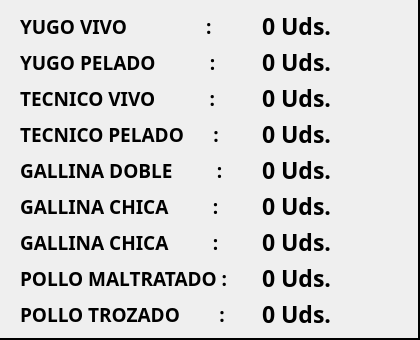
    <widget class="QFrame" name="frmTotales">
     <property name="geometry">
      <rect>
       <x>0</x>
       <y>640</y>
       <width>420</width>
       <height>340</height>
      </rect>
     </property>
     <property name="styleSheet">
      <string notr="true">border:2px solid black;
border-left:0;
border-top:0;</string>
     </property>
     <property name="frameShape">
      <enum>QFrame::StyledPanel</enum>
     </property>
     <property name="frameShadow">
      <enum>QFrame::Raised</enum>
     </property>
     <widget class="QLabel" name="lblTTecnicoVivo">
      <property name="geometry">
       <rect>
        <x>20</x>
        <y>83</y>
        <width>230</width>
        <height>30</height>
       </rect>
      </property>
      <property name="font">
       <font>
        <family>Poppins</family>
        <pointsize>14</pointsize>
        <weight>75</weight>
        <bold>true</bold>
       </font>
      </property>
      <property name="styleSheet">
       <string notr="true">border: none;</string>
      </property>
      <property name="text">
       <string>TECNICO VIVO           :</string>
      </property>
     </widget>
     <widget class="QLabel" name="txtCantYugoVivo">
      <property name="geometry">
       <rect>
        <x>262</x>
        <y>11</y>
        <width>140</width>
        <height>30</height>
       </rect>
      </property>
      <property name="font">
       <font>
        <family>Poppins</family>
        <pointsize>17</pointsize>
        <weight>75</weight>
        <bold>true</bold>
       </font>
      </property>
      <property name="styleSheet">
       <string notr="true">border: none;</string>
      </property>
      <property name="text">
       <string>0 Uds.</string>
      </property>
     </widget>
     <widget class="QLabel" name="lblTYugoVivo">
      <property name="geometry">
       <rect>
        <x>20</x>
        <y>11</y>
        <width>230</width>
        <height>30</height>
       </rect>
      </property>
      <property name="font">
       <font>
        <family>Poppins</family>
        <pointsize>14</pointsize>
        <weight>75</weight>
        <bold>true</bold>
       </font>
      </property>
      <property name="styleSheet">
       <string notr="true">border: none;</string>
      </property>
      <property name="text">
       <string>YUGO VIVO                :</string>
      </property>
     </widget>
     <widget class="QLabel" name="txtCantYugoPelado">
      <property name="geometry">
       <rect>
        <x>262</x>
        <y>47</y>
        <width>140</width>
        <height>30</height>
       </rect>
      </property>
      <property name="font">
       <font>
        <family>Poppins</family>
        <pointsize>17</pointsize>
        <weight>75</weight>
        <bold>true</bold>
       </font>
      </property>
      <property name="styleSheet">
       <string notr="true">border: none;</string>
      </property>
      <property name="text">
       <string>0 Uds.</string>
      </property>
     </widget>
     <widget class="QLabel" name="txtCantTecnicoVivo">
      <property name="geometry">
       <rect>
        <x>262</x>
        <y>83</y>
        <width>140</width>
        <height>30</height>
       </rect>
      </property>
      <property name="font">
       <font>
        <family>Poppins</family>
        <pointsize>17</pointsize>
        <weight>75</weight>
        <bold>true</bold>
       </font>
      </property>
      <property name="styleSheet">
       <string notr="true">border: none;</string>
      </property>
      <property name="text">
       <string>0 Uds.</string>
      </property>
     </widget>
     <widget class="QLabel" name="lblTYugoPelado">
      <property name="geometry">
       <rect>
        <x>20</x>
        <y>47</y>
        <width>230</width>
        <height>30</height>
       </rect>
      </property>
      <property name="font">
       <font>
        <family>Poppins</family>
        <pointsize>14</pointsize>
        <weight>75</weight>
        <bold>true</bold>
       </font>
      </property>
      <property name="styleSheet">
       <string notr="true">border: none;</string>
      </property>
      <property name="text">
       <string>YUGO PELADO           :</string>
      </property>
     </widget>
     <widget class="QLabel" name="lblTTecnicoPelado">
      <property name="geometry">
       <rect>
        <x>20</x>
        <y>119</y>
        <width>230</width>
        <height>30</height>
       </rect>
      </property>
      <property name="font">
       <font>
        <family>Poppins</family>
        <pointsize>14</pointsize>
        <weight>75</weight>
        <bold>true</bold>
       </font>
      </property>
      <property name="styleSheet">
       <string notr="true">border: none;</string>
      </property>
      <property name="text">
       <string>TECNICO PELADO      :</string>
      </property>
     </widget>
     <widget class="QLabel" name="txtCantTecnicoPelado">
      <property name="geometry">
       <rect>
        <x>262</x>
        <y>119</y>
        <width>140</width>
        <height>30</height>
       </rect>
      </property>
      <property name="font">
       <font>
        <family>Poppins</family>
        <pointsize>17</pointsize>
        <weight>75</weight>
        <bold>true</bold>
       </font>
      </property>
      <property name="styleSheet">
       <string notr="true">border: none;</string>
      </property>
      <property name="text">
       <string>0 Uds.</string>
      </property>
     </widget>
     <widget class="QLabel" name="lblTGallinaDoble">
      <property name="geometry">
       <rect>
        <x>20</x>
        <y>155</y>
        <width>230</width>
        <height>30</height>
       </rect>
      </property>
      <property name="font">
       <font>
        <family>Poppins</family>
        <pointsize>14</pointsize>
        <weight>75</weight>
        <bold>true</bold>
       </font>
      </property>
      <property name="styleSheet">
       <string notr="true">border: none;</string>
      </property>
      <property name="text">
       <string>GALLINA DOBLE         :</string>
      </property>
     </widget>
     <widget class="QLabel" name="txtCantGallinaDoble">
      <property name="geometry">
       <rect>
        <x>262</x>
        <y>155</y>
        <width>140</width>
        <height>30</height>
       </rect>
      </property>
      <property name="font">
       <font>
        <family>Poppins</family>
        <pointsize>17</pointsize>
        <weight>75</weight>
        <bold>true</bold>
       </font>
      </property>
      <property name="styleSheet">
       <string notr="true">border: none;</string>
      </property>
      <property name="text">
       <string>0 Uds.</string>
      </property>
     </widget>
     <widget class="QLabel" name="lblTGallinaChica">
      <property name="geometry">
       <rect>
        <x>20</x>
        <y>191</y>
        <width>230</width>
        <height>30</height>
       </rect>
      </property>
      <property name="font">
       <font>
        <family>Poppins</family>
        <pointsize>14</pointsize>
        <weight>75</weight>
        <bold>true</bold>
       </font>
      </property>
      <property name="styleSheet">
       <string notr="true">border: none;</string>
      </property>
      <property name="text">
       <string>GALLINA CHICA         :</string>
      </property>
     </widget>
     <widget class="QLabel" name="txtCantGallinaChica">
      <property name="geometry">
       <rect>
        <x>262</x>
        <y>191</y>
        <width>140</width>
        <height>30</height>
       </rect>
      </property>
      <property name="font">
       <font>
        <family>Poppins</family>
        <pointsize>17</pointsize>
        <weight>75</weight>
        <bold>true</bold>
       </font>
      </property>
      <property name="styleSheet">
       <string notr="true">border: none;</string>
      </property>
      <property name="text">
       <string>0 Uds.</string>
      </property>
     </widget>
     <widget class="QLabel" name="lblTGallo">
      <property name="geometry">
       <rect>
        <x>20</x>
        <y>227</y>
        <width>230</width>
        <height>30</height>
       </rect>
      </property>
      <property name="font">
       <font>
        <family>Poppins</family>
        <pointsize>14</pointsize>
        <weight>75</weight>
        <bold>true</bold>
       </font>
      </property>
      <property name="styleSheet">
       <string notr="true">border: none;</string>
      </property>
      <property name="text">
       <string>GALLINA CHICA         :</string>
      </property>
     </widget>
     <widget class="QLabel" name="txtCantGallo">
      <property name="geometry">
       <rect>
        <x>262</x>
        <y>227</y>
        <width>140</width>
        <height>30</height>
       </rect>
      </property>
      <property name="font">
       <font>
        <family>Poppins</family>
        <pointsize>17</pointsize>
        <weight>75</weight>
        <bold>true</bold>
       </font>
      </property>
      <property name="styleSheet">
       <string notr="true">border: none;</string>
      </property>
      <property name="text">
       <string>0 Uds.</string>
      </property>
     </widget>
     <widget class="QLabel" name="lblTPolloMaltratado">
      <property name="geometry">
       <rect>
        <x>20</x>
        <y>263</y>
        <width>230</width>
        <height>30</height>
       </rect>
      </property>
      <property name="font">
       <font>
        <family>Poppins</family>
        <pointsize>14</pointsize>
        <weight>75</weight>
        <bold>true</bold>
       </font>
      </property>
      <property name="styleSheet">
       <string notr="true">border: none;</string>
      </property>
      <property name="text">
       <string>POLLO MALTRATADO :</string>
      </property>
     </widget>
     <widget class="QLabel" name="txtCantPolloMaltratado">
      <property name="geometry">
       <rect>
        <x>262</x>
        <y>263</y>
        <width>140</width>
        <height>30</height>
       </rect>
      </property>
      <property name="font">
       <font>
        <family>Poppins</family>
        <pointsize>17</pointsize>
        <weight>75</weight>
        <bold>true</bold>
       </font>
      </property>
      <property name="styleSheet">
       <string notr="true">border: none;</string>
      </property>
      <property name="text">
       <string>0 Uds.</string>
      </property>
     </widget>
     <widget class="QLabel" name="lblTPolloTrozado">
      <property name="geometry">
       <rect>
        <x>20</x>
        <y>299</y>
        <width>230</width>
        <height>30</height>
       </rect>
      </property>
      <property name="font">
       <font>
        <family>Poppins</family>
        <pointsize>14</pointsize>
        <weight>75</weight>
        <bold>true</bold>
       </font>
      </property>
      <property name="styleSheet">
       <string notr="true">border: none;</string>
      </property>
      <property name="text">
       <string>POLLO TROZADO        :</string>
      </property>
     </widget>
     <widget class="QLabel" name="txtCantPolloTrozado">
      <property name="geometry">
       <rect>
        <x>262</x>
        <y>299</y>
        <width>140</width>
        <height>30</height>
       </rect>
      </property>
      <property name="font">
       <font>
        <family>Poppins</family>
        <pointsize>17</pointsize>
        <weight>75</weight>
        <bold>true</bold>
       </font>
      </property>
      <property name="styleSheet">
       <string notr="true">border: none;</string>
      </property>
      <property name="text">
       <string>0 Uds.</string>
      </property>
     </widget>
    </widget>
